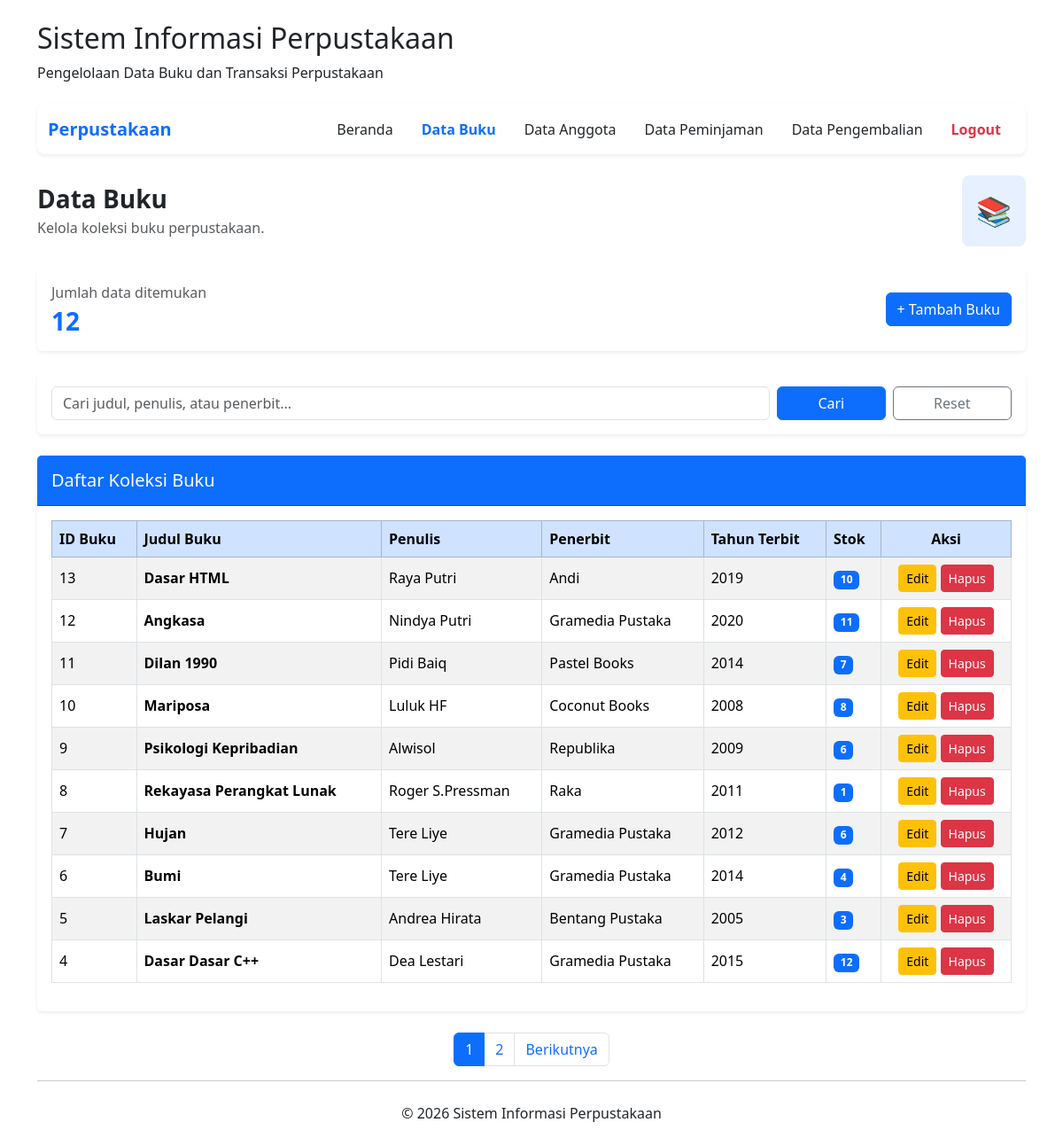
Page /index.php?action=buku (signed in) on the committed database.
### tables this page shows
CREATE TABLE `tb_buku` (
  `id_buku` int NOT NULL,
  `judul_buku` varchar(150) NOT NULL,
  `penulis` varchar(100) NOT NULL,
  `penerbit` varchar(100) DEFAULT NULL,
  `tahun_terbit` year DEFAULT NULL,
  `stok` int NOT NULL DEFAULT '0'
);

### App/Controllers/BukuController.php (called while the page is built, shortened)
<?php
require_once __DIR__ . '/../models/BukuModel.php';
class BukuController
{
    private $bukuModel;
    public function __construct()
    {
        $this->bukuModel = new BukuModel();
    }
    public function index()
    {
        $keyword = trim($_GET['keyword'] ?? '');
        $limit = 10;
        $halaman = filter_input(INPUT_GET, 'halaman', FILTER_VALIDATE_INT);
        if (!$halaman || $halaman < 1) {
            $halaman = 1;
        }
        $totalData = $this->bukuModel->hitungTotalBuku($keyword);
        $totalHalaman = max(1, (int) ceil($totalData / $limit));
        $halaman = min($halaman, $totalHalaman);
        $offset = ($halaman - 1) * $limit;
        $data = $this->bukuModel->getBukuPagination(
            $keyword,
            $limit,
            $offset
        );
        require __DIR__ . '/../views/buku.php';
    }
}

### App/Config/koneksi.php (called while the page is built)
<?php
class Database
{
    private $host = 'localhost';
    private $dbname = 'perpustakaan';
    private $username = 'root';
    private $password = '';
    public function getConnection()
    {
        try {
            $conn = new PDO(
                "mysql:host={$this->host};dbname={$this->dbname};charset=utf8mb4",
                $this->username,
                $this->password
            );
            $conn->setAttribute(
                PDO::ATTR_ERRMODE,
                PDO::ERRMODE_EXCEPTION
            );
            return $conn;
        } catch (PDOException $e) {
            die('Koneksi database gagal: ' . $e->getMessage());
        }
    }
}

### App/Models/BukuModel.php (called while the page is built, shortened)
<?php
require_once __DIR__ . '/../config/koneksi.php';
class BukuModel
{
    private $conn;
    public function __construct()
    {
        $database = new Database();
        $this->conn = $database->getConnection();
    }
    public function getBukuPagination($keyword, $limit, $offset)
    {
        $sql = "SELECT * FROM tb_buku
                WHERE judul_buku LIKE :keyword
                   OR penulis LIKE :keyword
                   OR penerbit LIKE :keyword
                ORDER BY id_buku DESC
                LIMIT :limit OFFSET :offset";
        $stmt = $this->conn->prepare($sql);
        $stmt->bindValue(':keyword', '%' . $keyword . '%', PDO::PARAM_STR);
        $stmt->bindValue(':limit', (int) $limit, PDO::PARAM_INT);
        $stmt->bindValue(':offset', (int) $offset, PDO::PARAM_INT);
        $stmt->execute();
        return $stmt->fetchAll(PDO::FETCH_ASSOC);
    }
    public function hitungTotalBuku($keyword)
    {
        $sql = "SELECT COUNT(*) FROM tb_buku
                WHERE judul_buku LIKE :keyword
                   OR penulis LIKE :keyword
                   OR penerbit LIKE :keyword";
        $stmt = $this->conn->prepare($sql);
        $stmt->execute([
            ':keyword' => '%' . $keyword . '%'
        ]);
        return $stmt->fetchColumn();
    }
}

### App/Views/buku.php (the view, shortened to what this page needs)
<?php require __DIR__ . '/templates/header.php'; ?>
<?php require __DIR__ . '/templates/navbar.php'; ?>
<div class="d-flex justify-content-between align-items-center mb-4">
    <div>
        <h3 class="fw-bold mb-1">Data Buku</h3>
        <p class="text-muted mb-0">
            Kelola koleksi buku perpustakaan.
        </p>
    </div>
    <div class="bg-primary bg-opacity-10 text-primary rounded-3 p-3">
        <span class="fs-2">📚</span>
    </div>
</div>
<div class="card border-0 shadow-sm mb-4">
    <div class="card-body">
        <div class="d-flex justify-content-between align-items-center">
            <div>
                <p class="text-muted mb-1">Jumlah data ditemukan</p>
                <h3 class="fw-bold text-primary mb-0">
                    <?= (int) $totalData ?>
                </h3>
            </div>
            <a href="index.php?action=tambahBuku"
               class="btn btn-primary">
                + Tambah Buku
            </a>
        </div>
    </div>
</div>
<div class="card border-0 shadow-sm mb-4">
    <div class="card-body">
        <form action="index.php" method="GET">
            <div class="row g-2">
                <div class="col-md-9">
                    <input
                        type="text"
                        name="keyword"
                        class="form-control"
                        placeholder="Cari judul, penulis, atau penerbit..."
                        value="<?= htmlspecialchars($keyword) ?>"
                    >
                </div>
                <div class="col-md-3 d-flex gap-2">
                    <button type="submit" class="btn btn-primary flex-fill">
                        Cari
                    </button>
                    <a href="index.php?action=buku"
                       class="btn btn-outline-secondary flex-fill">
                        Reset
                    </a>
                </div>
            </div>
        </form>
    </div>
</div>
<div class="card border-0 shadow-sm mb-4">
    <div class="card-header bg-primary text-white py-3">
        <h5 class="mb-0">Daftar Koleksi Buku</h5>
    </div>
    <div class="card-body">
        <div class="table-responsive">
            <table class="table table-bordered table-striped table-hover align-middle">
                <thead class="table-primary">
                    <tr>
                        <th>ID Buku</th>
                        <th>Judul Buku</th>
                        <th>Penulis</th>
                        <th>Penerbit</th>
                        <th>Tahun Terbit</th>
                        <th>Stok</th>
                        <th class="text-center">Aksi</th>
                    </tr>
                </thead>
                <tbody>
                    <?php if (!empty($data)) : ?>
                        <?php foreach ($data as $buku) : ?>
                            <tr>
                                <td>
                                    <?= htmlspecialchars((string) $buku['id_buku']) ?>
                                </td>
                                <td class="fw-semibold">
                                    <?= htmlspecialchars($buku['judul_buku']) ?>
                                </td>
                                <td>
                                    <?= htmlspecialchars($buku['penulis']) ?>
                                </td>
                                <td>
                                    <?= htmlspecialchars($buku['penerbit'] ?? '') ?>
                                </td>
                                <td>
                                    <?= htmlspecialchars((string) ($buku['tahun_terbit'] ?? '')) ?>
                                </td>
                                <td>
                                    <span class="badge bg-primary">
                                        <?= htmlspecialchars((string) $buku['stok']) ?>
                                    </span>
                                </td>
                                <td class="text-center">
                                    <a href="index.php?action=editBuku&id=<?= (int) $buku['id_buku'] ?>"
                                       class="btn btn-sm btn-warning">
                                        Edit
                                    </a>
                                    <form action="index.php?action=hapusBuku"
                                          method="POST"
                                          class="d-inline"
                                          onsubmit="return confirm('Yakin ingin menghapus buku ini?')">
                                        <button type="submit"
                                                class="btn btn-sm btn-danger">
                                            Hapus
                                        </button>
                                    </form>
                                </td>
                            </tr>
                        <?php endforeach; ?>
                    <?php endif; ?>
                </tbody>
            </table>
        </div>
    </div>
</div>
<?php if ($totalHalaman > 1) : ?>
    <nav aria-label="Navigasi halaman">
        <ul class="pagination justify-content-center">
            <?php for ($i = 1; $i <= $totalHalaman; $i++) : ?>
                <li class="page-item <?= $i == $halaman ? 'active' : '' ?>">
                    <a class="page-link"
                       href="index.php?action=buku&keyword=<?= urlencode($keyword) ?>&halaman=<?= $i ?>">
                        <?= $i ?>
                    </a>
                </li>
            <?php endfor; ?>
            <?php if ($halaman < $totalHalaman) : ?>
                <li class="page-item">
                    <a class="page-link"
                       href="index.php?action=buku&keyword=<?= urlencode($keyword) ?>&halaman=<?= $halaman + 1 ?>">
                        Berikutnya
                    </a>
                </li>
            <?php endif; ?>
        </ul>
    </nav>
<?php endif; ?>
<?php require __DIR__ . '/templates/footer.php'; ?>

### index.php (shortened to what this page needs)
<?php
require_once __DIR__ . '/app/controllers/BukuController.php';
$loginController = new LoginController();
$bukuController = new BukuController();
$anggotaController = new AnggotaController();
$peminjamanController = new PeminjamanController();
$pengembalianController = new PengembalianController();
$berandaController = new BerandaController();
$action = $_GET['action'] ?? 'login';
if ($action === 'login') {
    if (isset($_SESSION['id_petugas'])) {
        header('Location: index.php?action=beranda');
        exit;
    }
    $loginController->index();
} elseif ($action === 'prosesLogin') {
    $loginController->prosesLogin();
} elseif ($action === 'logout') {
    $loginController->logout();
} else {
    if ($action === 'beranda') {
        $berandaController->index();
    } elseif ($action === 'buku') {
        $bukuController->index();
    } elseif ($action === 'tambahBuku') {
        $bukuController->tambah();
    } elseif ($action === 'simpanBuku') {
        $bukuController->simpan();
    } elseif ($action === 'editBuku') {
        $bukuController->edit();
    } elseif ($action === 'updateBuku') {
        $bukuController->update();
    } elseif ($action === 'hapusBuku') {
        $bukuController->hapus();
    } elseif ($action === 'anggota') {
        $anggotaController->index();
    } elseif ($action === 'tambahAnggota') {
        $anggotaController->tambah();
    } elseif ($action === 'simpanAnggota') {
        $anggotaController->simpan();
    } elseif ($action === 'editAnggota') {
        $anggotaController->edit();
    } elseif ($action === 'updateAnggota') {
        $anggotaController->update();
    } elseif ($action === 'hapusAnggota') {
        $anggotaController->hapus();
    } elseif ($action === 'peminjaman') {
        $peminjamanController->index();
    } elseif ($action === 'tambahPeminjaman') {
        $peminjamanController->tambah();
    } elseif ($action === 'simpanPeminjaman') {
        $peminjamanController->simpan();
    } elseif ($action === 'editPeminjaman') {
        $peminjamanController->edit();
    } elseif ($action === 'updatePeminjaman') {
        $peminjamanController->update();
    } elseif ($action === 'hapusPeminjaman') {
        $peminjamanController->hapus();
    } elseif ($action === 'pengembalian') {
        $pengembalianController->index();
    } elseif ($action === 'tambahPengembalian') {
        $pengembalianController->tambah();
    } elseif ($action === 'simpanPengembalian') {
        $pengembalianController->simpan();
    } elseif ($action === 'editPengembalian') {
        $pengembalianController->edit();
    } elseif ($action === 'updatePengembalian') {
        $pengembalianController->update();
    } elseif ($action === 'hapusPengembalian') {
        $pengembalianController->hapus();
    } else {
        http_response_code(404);
        echo "Halaman tidak ditemukan.";
    }
}

### App/Views/templates/header.php (shortened to what this page needs)
<!DOCTYPE html>
<html lang="id">
<head>
    <link href="https://cdn.jsdelivr.net/npm/bootstrap@5.3.3/dist/css/bootstrap.min.css" rel="stylesheet">
</head>
<body>
<div class="container mt-4">
    <header class="mb-4">
        <h2>Sistem Informasi Perpustakaan</h2>
        <p>Pengelolaan Data Buku dan Transaksi Perpustakaan</p>
    </header>

### App/Views/templates/navbar.php
<?php
$halamanAktif = $_GET['action'] ?? 'beranda';
?>
<nav class="navbar navbar-expand-lg bg-white shadow-sm rounded-3 mb-4">
    <div class="container-fluid">
        <a class="navbar-brand fw-bold text-primary"
           href="index.php?action=beranda">
            Perpustakaan
        </a>
        <div class="navbar-nav">
            <a class="nav-link px-3 <?= $halamanAktif == 'beranda' ? 'active fw-bold text-primary' : 'text-dark' ?>"
               href="index.php?action=beranda">
                Beranda
            </a>
            <a class="nav-link px-3 <?= $halamanAktif == 'buku' ? 'active fw-bold text-primary' : 'text-dark' ?>"
               href="index.php?action=buku">
                Data Buku
            </a>
            <a class="nav-link px-3 <?= $halamanAktif == 'anggota' ? 'active fw-bold text-primary' : 'text-dark' ?>"
               href="index.php?action=anggota">
                Data Anggota
            </a>
            <a class="nav-link px-3 <?= $halamanAktif == 'peminjaman' ? 'active fw-bold text-primary' : 'text-dark' ?>"
               href="index.php?action=peminjaman">
                Data Peminjaman
            </a>
            <a class="nav-link px-3 <?= $halamanAktif == 'pengembalian' ? 'active fw-bold text-primary' : 'text-dark' ?>"
               href="index.php?action=pengembalian">
                Data Pengembalian
            </a>
            <a class="nav-link px-3 text-danger fw-bold"
               href="index.php?action=logout"
               onclick="return confirm('Apakah kamu yakin ingin logout?')">
                Logout
            </a>
        </div>
    </div>
</nav>

### App/Views/templates/footer.php (shortened to what this page needs)
    <hr>
    <footer class="text-center mt-4 mb-3">
        <p class="mb-1">
            &copy; <?= date('Y') ?> Sistem Informasi Perpustakaan
        </p>
    </footer>
</div>
</body>
</html>

### rows in the picture
tb_buku: id_buku "13", judul_buku "Dasar HTML", penulis "Raya Putri", penerbit "Andi", tahun_terbit "2019", stok "10"
tb_buku: id_buku "12", judul_buku "Angkasa", penulis "Nindya Putri", penerbit "Gramedia Pustaka", tahun_terbit "2020", stok "11"
tb_buku: id_buku "11", judul_buku "Dilan 1990", penulis "Pidi Baiq", penerbit "Pastel Books", tahun_terbit "2014", stok "7"
tb_buku: id_buku "10", judul_buku "Mariposa", penulis "Luluk HF", penerbit "Coconut Books", tahun_terbit "2008", stok "8"
tb_buku: id_buku "9", judul_buku "Psikologi Kepribadian", penulis "Alwisol", penerbit "Republika", tahun_terbit "2009", stok "6"
tb_buku: id_buku "8", judul_buku "Rekayasa Perangkat Lunak", penulis "Roger S.Pressman", penerbit "Raka", tahun_terbit "2011", stok "1"
tb_buku: id_buku "7", judul_buku "Hujan", penulis "Tere Liye", penerbit "Gramedia Pustaka", tahun_terbit "2012", stok "6"
tb_buku: id_buku "6", judul_buku "Bumi", penulis "Tere Liye", penerbit "Gramedia Pustaka", tahun_terbit "2014", stok "4"
tb_buku: id_buku "5", judul_buku "Laskar Pelangi", penulis "Andrea Hirata", penerbit "Bentang Pustaka", tahun_terbit "2005", stok "3"
tb_buku: id_buku "4", judul_buku "Dasar Dasar C++", penulis "Dea Lestari", penerbit "Gramedia Pustaka", tahun_terbit "2015", stok "12"

### other values in the picture
$totalData "12"
